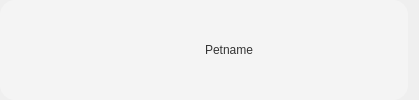
<?xml version="1.0" encoding="UTF-8"?>
<ui version="4.0">
 <class>Form</class>
 <widget class="QWidget" name="Form">
  <property name="geometry">
   <rect>
    <x>0</x>
    <y>0</y>
    <width>419</width>
    <height>100</height>
   </rect>
  </property>
  <property name="windowTitle">
   <string>Form</string>
  </property>
  <layout class="QHBoxLayout" name="horizontalLayout_2">
   <property name="spacing">
    <number>0</number>
   </property>
   <property name="leftMargin">
    <number>0</number>
   </property>
   <property name="topMargin">
    <number>0</number>
   </property>
   <property name="bottomMargin">
    <number>0</number>
   </property>
   <item alignment="Qt::AlignTop">
    <widget class="QFrame" name="petRecordCard">
     <property name="sizePolicy">
      <sizepolicy hsizetype="Expanding" vsizetype="Fixed">
       <horstretch>0</horstretch>
       <verstretch>0</verstretch>
      </sizepolicy>
     </property>
     <property name="minimumSize">
      <size>
       <width>401</width>
       <height>100</height>
      </size>
     </property>
     <property name="styleSheet">
      <string notr="true">#petRecordCard{
	border-radius:15px;
	background-color:rgb(244, 244, 244);

}
#petRecordCard:hover{
	background-color:#FBD496;

}</string>
     </property>
     <property name="frameShape">
      <enum>QFrame::StyledPanel</enum>
     </property>
     <property name="frameShadow">
      <enum>QFrame::Raised</enum>
     </property>
     <layout class="QHBoxLayout" name="horizontalLayout">
      <property name="spacing">
       <number>0</number>
      </property>
      <property name="leftMargin">
       <number>20</number>
      </property>
      <property name="topMargin">
       <number>0</number>
      </property>
      <property name="rightMargin">
       <number>0</number>
      </property>
      <property name="bottomMargin">
       <number>0</number>
      </property>
      <item>
       <widget class="QLabel" name="petCardIcon">
        <property name="minimumSize">
         <size>
          <width>30</width>
          <height>30</height>
         </size>
        </property>
        <property name="maximumSize">
         <size>
          <width>60</width>
          <height>60</height>
         </size>
        </property>
        <property name="text">
         <string/>
        </property>
        <property name="pixmap">
         <pixmap>Icons/catIcon.png</pixmap>
        </property>
        <property name="scaledContents">
         <bool>true</bool>
        </property>
       </widget>
      </item>
      <item>
       <widget class="QLabel" name="petNameCard">
        <property name="sizePolicy">
         <sizepolicy hsizetype="Expanding" vsizetype="Preferred">
          <horstretch>0</horstretch>
          <verstretch>0</verstretch>
         </sizepolicy>
        </property>
        <property name="minimumSize">
         <size>
          <width>318</width>
          <height>0</height>
         </size>
        </property>
        <property name="styleSheet">
         <string notr="true">font: 22pt &quot;Montserrat Black&quot;;
	color:rgb(52, 52, 52);</string>
        </property>
        <property name="text">
         <string>Petname</string>
        </property>
        <property name="scaledContents">
         <bool>false</bool>
        </property>
        <property name="alignment">
         <set>Qt::AlignCenter</set>
        </property>
        <property name="wordWrap">
         <bool>true</bool>
        </property>
       </widget>
      </item>
     </layout>
    </widget>
   </item>
  </layout>
 </widget>
 <resources>
  <include location="../resource.qrc"/>
 </resources>
 <connections/>
</ui>
